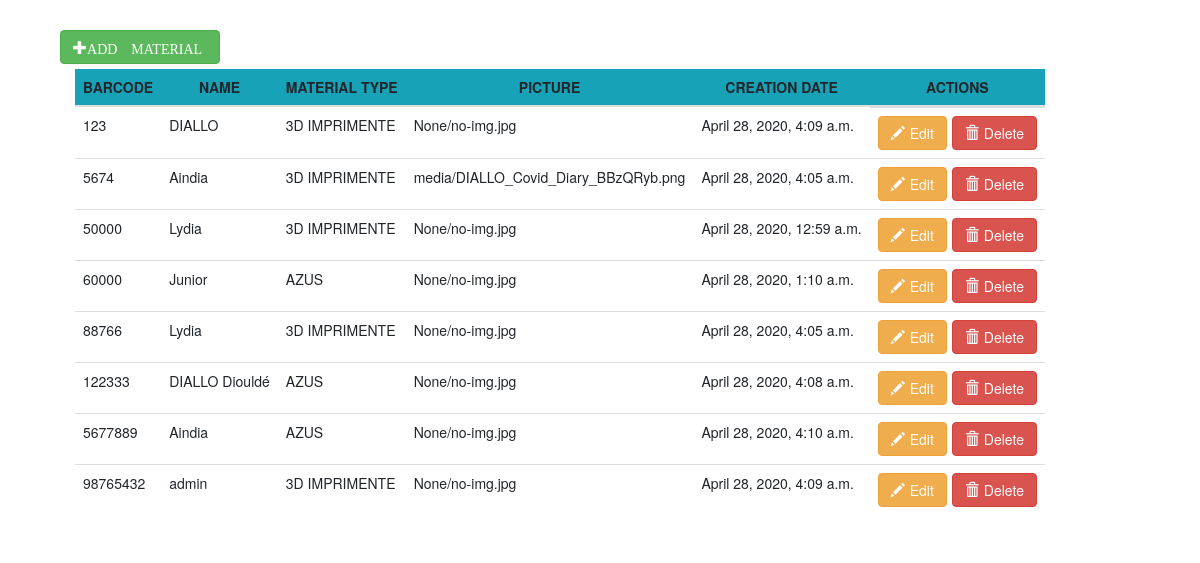
The page /ajaxShowMat on the database its author committed.
### siteWeb/models.py (models this page shows, shortened)
class Material(models.Model):
    name = models.CharField(max_length=250)
    barcode = models.IntegerField(blank=False, primary_key=True)
    creation_date_mat = models.DateTimeField(auto_now_add=True)
    slug = models.SlugField(max_length=250, null=True, blank=True)
    material_picture = models.ImageField(blank=True, upload_to='media/', default='None/no-img.jpg', null=True)
    type = models.ForeignKey(Type, on_delete=models.CASCADE)

class Type(models.Model):
    TYPE_GENERIC = 'generic'
    TYPE_UNIQUE = 'unique'
    TYPE_CHOICES = (
        (TYPE_GENERIC, 'generic'),
        (TYPE_UNIQUE, 'unique'),
    )
    material_type = models.CharField(max_length=250, choices=TYPE_CHOICES, default=TYPE_GENERIC)
    name_type = models.CharField(max_length=250)
    description = models.TextField(blank=True)
    creation_date_type = models.DateTimeField(auto_now_add=True)
    def __str__(self):
        return "{0}".format(self.name_type)

### siteWeb/crudAjaxMatViews.py (the view)
# urls.py: path('ajaxShowMat', crudAjaxMatViews.crudShowMaterial, name='ajaxShowMat'),
def crudShowMaterial(request):
    form = formMaterial()
    material = Material.objects.all()
    return render(request, 'siteWeb/crudMaterial/ajaxCrudShowMat.html', {'form': form, 'materials': material})

### siteWeb/templates/siteWeb/crudMaterial/ajaxCrudShowMat.html (shortened to what this page needs)
{% extends 'siteWeb/loaner/base.html' %}
{% load static %}
{% load crispy_forms_tags %}
{% block content %}
<div class="container">
    <div class="container mt-5">
        <button class="btn btn-success offset-12"  data-toggle="modal" data-target="#addMatModal">
                <span class="glyphicon glyphicon-plus mr-2">ADD MATERIAL</span>
        </button>
        <table id="materialTable" class="table container-fluid table-responsive mt-2">
            <thead class="bg-info">
                <th scope="col" class="text-center">BARCODE</th>
                <th scope="col" class="text-center">NAME</th>
                <th scope="col" class="text-center">MATERIAL TYPE</th>
                <th scope="col" class="text-center">PICTURE</th>
                <th scope="col" class="text-center">CREATION DATE</th>
                <th scope="col" class="text-center">ACTIONS</th>
            </thead>
            <tbody>
            {% for material in materials %}
                <tr>
                    <td>{{ material.barcode}}</td>
                    <td>{{ material.name}}</td>
                    <td>{{ material.type }}</td>
                    <td>{{ material.material_picture }}</td>
                    <td>{{ material.creation_date_mat }}</td>
                    <td class="d-flex">
                        <button class="btn btn-warning show-form-update" data-url="">
                            <span class="glyphicon glyphicon-pencil mr-2"></span>Edit
                        </button>
                        <button class="btn btn-danger ml-2 show-form-delete" data-url="">
                            <span class="glyphicon glyphicon-trash mr-2"></span>Delete
                        </button>
                    </td>
                </tr>
            {% empty %}
                <tr>
                    <td colspan="7" class="text-center bg-warning">No Material</td>
                </tr>
            {% endfor %}
            </tbody>
        </table>
    </div>
</div>
{% endblock %}

### rows shown on the page
Material: barcode "123", name "DIALLO", type "3D IMPRIMENTE", material_picture "None/no-img.jpg", creation_date_mat "April 28, 2020, 4:09 a.m."
Material: barcode "5674", name "Aindia", type "3D IMPRIMENTE", material_picture "media/DIALLO_Covid_Diary_BBzQRyb.png", creation_date_mat "April 28, 2020, 4:05 a.m."
Material: barcode "50000", name "Lydia", type "3D IMPRIMENTE", material_picture "None/no-img.jpg", creation_date_mat "April 28, 2020, 12:59 a.m."
Material: barcode "60000", name "Junior", type "AZUS", material_picture "None/no-img.jpg", creation_date_mat "April 28, 2020, 1:10 a.m."
Material: barcode "88766", name "Lydia", type "3D IMPRIMENTE", material_picture "None/no-img.jpg", creation_date_mat "April 28, 2020, 4:05 a.m."
Material: barcode "122333", name "DIALLO Diouldé", type "AZUS", material_picture "None/no-img.jpg", creation_date_mat "April 28, 2020, 4:08 a.m."
Material: barcode "5677889", name "Aindia", type "AZUS", material_picture "None/no-img.jpg", creation_date_mat "April 28, 2020, 4:10 a.m."
Material: barcode "98765432", name "admin", type "3D IMPRIMENTE", material_picture "None/no-img.jpg", creation_date_mat "April 28, 2020, 4:09 a.m."
